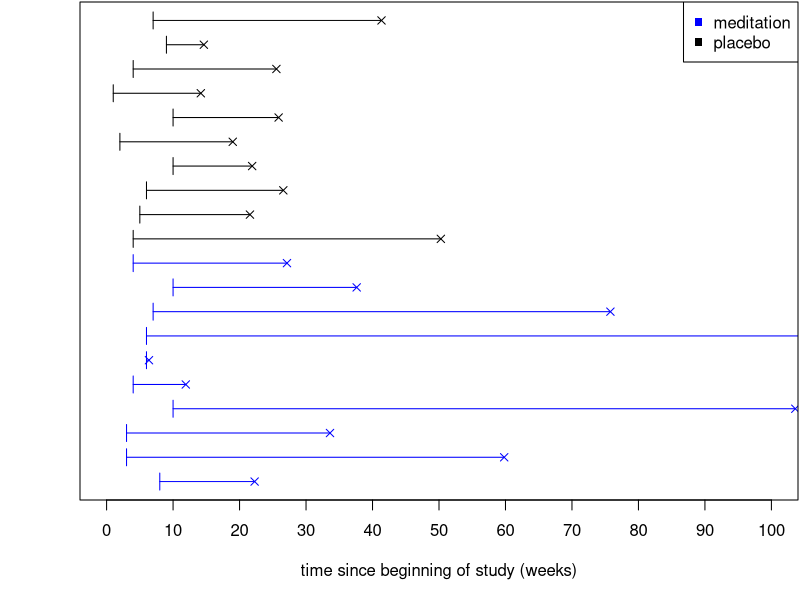
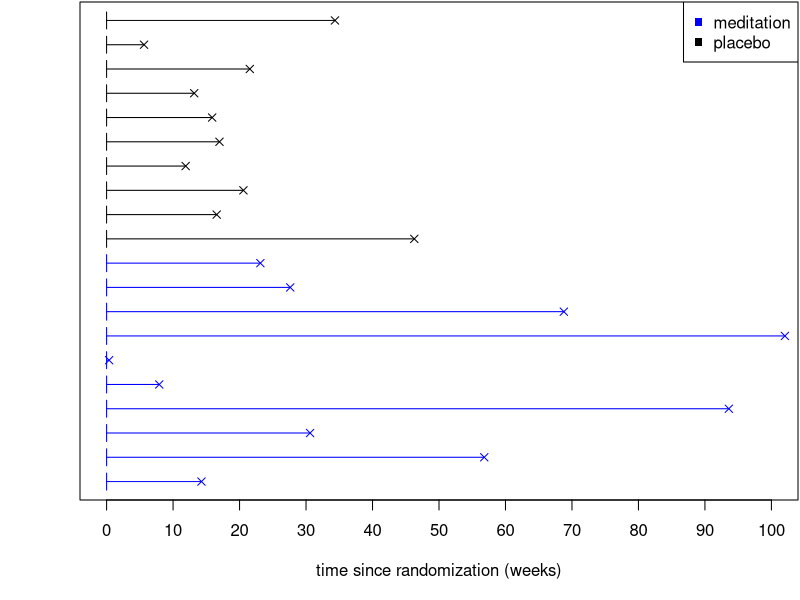
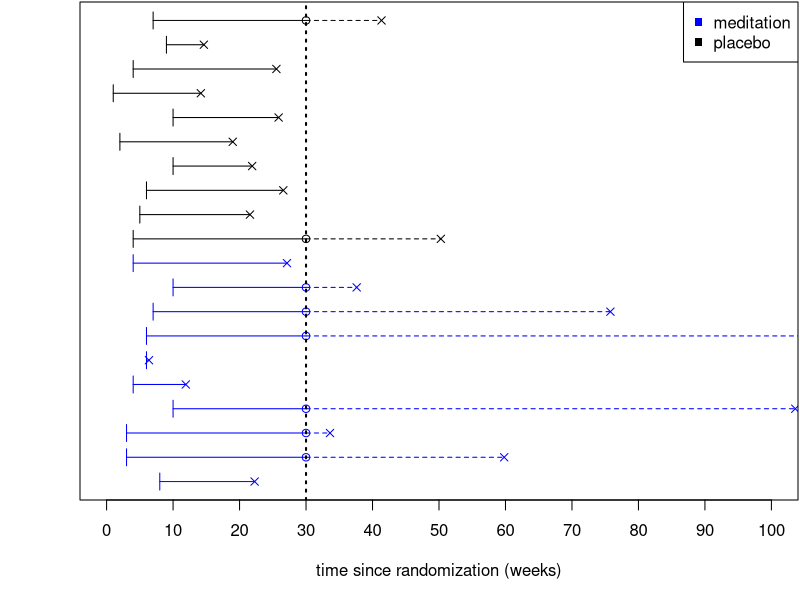
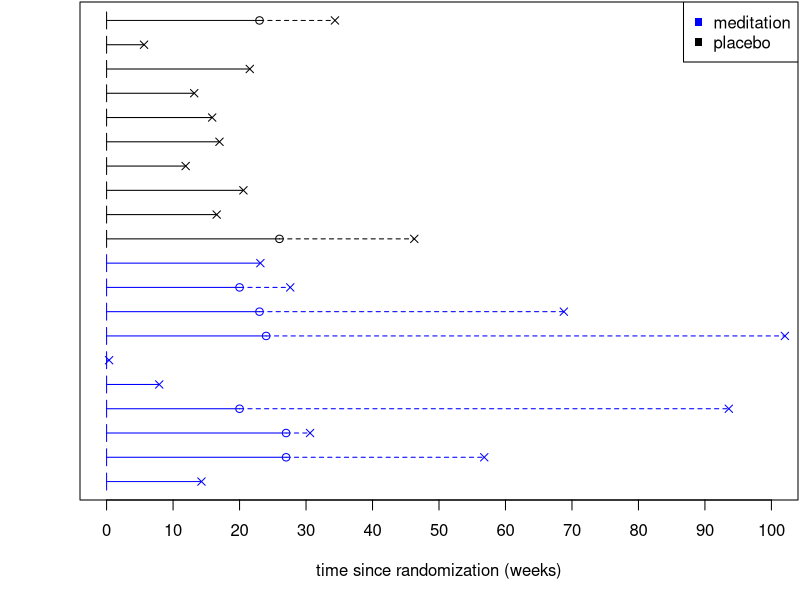

These charts were generated, in order, by the following R code:
# code for chap 3, meditation example

## parameters
n <- 200 # sample size
study_end <- 40 # number of weeks to observe all events
rate_placebo <- 20 # panic attacks/week
rate_tx <- rate_placebo*2
rate_dropout <- 10
n_weeks_in_study <- 30

## generate some times to first severe panic attack, along with treatment assignment
gen_data <- function(n, study_end, rate_placebo, rate_tx, rate_dropout, n_weeks_in_study) {
  ## randomly assign treatment or placebo
  rows <- sample(1:n, n/2)
  tx <- rep(0, n)
  tx[rows] <- 1
  
  ## calculate event times
  event_times <- rexp(n, (1/rate_placebo)^(1-tx)*(1/rate_tx)^(tx)) # weeks
  
  ## calculate censoring times
  censor_times <- rexp(n, 1/rate_dropout)
  
  ## calculate enrollment times
  enroll_times <- sample(1:10, n, replace = TRUE)
  
  event_times_2 <- event_times + enroll_times
  censor_times_2 <- censor_times + enroll_times
  censor_times_3 <- pmax(censor_times, n_weeks_in_study)
  
  obs_time <- pmin(censor_times_3, event_times_2) - enroll_times
  
  ## compare to get events
  events <- as.numeric(event_times_2 < censor_times_3)
  return(data.frame(tx = tx, event_times = event_times_2, censor_times = censor_times_3, enroll_times = enroll_times, event = events, obs_time = obs_time))
}

## generate some data
set.seed(4747)
dat <- gen_data(n, study_end, rate_placebo, rate_tx, rate_dropout, n_weeks_in_study)
head(dat)

## look at only some of them
paste(round(subset(dat, tx == 1)$event_times[1:8] - subset(dat, tx == 1)$enroll_times[1:8], 2), collapse = " & ")
paste(round(subset(dat, tx == 0)$event_times[1:8] - subset(dat, tx == 0)$enroll_times[1:8], 2), collapse = " & ")

## get a subset of the data, for plotting
sub_tx <- subset(dat, tx == 1)[1:10, ]
sub_placebo <- subset(dat, tx == 0)[1:10, ]
sub_dat <- data.frame(tx = c(rep(1, 10), rep(0, 10)), event_times = c(sub_tx$event_times, sub_placebo$event_times),
                             censor_times = c(sub_tx$censor_times, sub_placebo$censor_times),
                             enroll_times = c(sub_tx$enroll_times, sub_placebo$enroll_times),
                            obs_times = c(sub_tx$obs_time, sub_placebo$obs_time),
                            events = c(sub_tx$event, sub_placebo$event))

fig_width <- 1024
fig_height <- 1024
fig_res <- 200


## plot with enrollment shift
png("lecture/chapter_3/figs/meditation_observed_study_time.png", width = fig_width, height = fig_height, units = "px", res = fig_res)
par(mar = c(5, 4, 0.1, 0.1))
plot(sub_dat$event_times, 1:20, pch = 4, col = ifelse(sub_dat$tx == 1, "blue", "black"),
     axes = FALSE, ylab = "", xlab = "time since beginning of study (weeks)",
     xlim = c(0, 100))
# make lines from enrollment time to now
arrows(x0 = sub_dat$enroll_times, y0 = 1:20,
       x1 = sub_dat$event_times, y1 = 1:20,
       col = ifelse(sub_dat$tx == 1, "blue", "black"),
       length = 0)
arrows(x0 = sub_dat$enroll_times, y0 = 1:20 - 0.35,
       x1 = sub_dat$enroll_times, y1 = 1:20 + 0.35,
       col = ifelse(sub_dat$tx == 1, "blue", "black"),
       length = 0)
axis(side = 1, at = seq(0, 100, 10))
box()
legend("topright", legend = c("meditation", "placebo"), col = c("blue", "black"), pch = 15)
dev.off()

# plot with time since randomization
png("lecture/chapter_3/figs/meditation_observed_rand_time.png", width = fig_width, height = fig_height, units = "px", res = fig_res)
par(mar = c(5, 4, 0.1, 0.1))
plot(sub_dat$event_times - sub_dat$enroll_times, 1:20, pch = 4, col = ifelse(sub_dat$tx == 1, "blue", "black"),
     axes = FALSE, ylab = "", xlab = "time since randomization (weeks)",
     xlim = c(0, 100))
# make lines from enrollment time to now
arrows(x0 = 0, y0 = 1:20,
       x1 = sub_dat$event_times - sub_dat$enroll_times, y1 = 1:20,
       col = ifelse(sub_dat$tx == 1, "blue", "black"),
       length = 0)
arrows(x0 = 0, y0 = 1:20 - 0.35,
       x1 = 0, y1 = 1:20 + 0.35,
       col = ifelse(sub_dat$tx == 1, "blue", "black"),
       length = 0)
axis(side = 1, at = seq(0, 100, 10))
box()
legend("topright", legend = c("meditation", "placebo"), col = c("blue", "black"), pch = 15)
dev.off()

## plot with censoring (circle at censoring time); since beginning of study
png("lecture/chapter_3/figs/meditation_censored_study_time.png", width = fig_width, height = fig_height, units = "px", res = fig_res)
par(mar = c(5, 4, 0.1, 0.1))
## plot event times
plot(sub_dat$event_times, 1:20, pch = 4, col = ifelse(sub_dat$tx == 1, "blue", "black"),
     axes = FALSE, ylab = "", xlab = "time since randomization (weeks)",
     xlim = c(0, 100))
## plot censoring times, only for those people who had one before the event
censor_first <- sub_dat$censor_times < sub_dat$event_times
points(sub_dat$censor_times[censor_first], (1:20)[censor_first], col = ifelse(sub_dat$tx == 1, "blue", "black")[censor_first])
# make lines from enrollment time to now; solid until first one
arrows(x0 = sub_dat$enroll_times, y0 = 1:20,
       x1 = pmin(sub_dat$event_times, sub_dat$censor_times), y1 = 1:20,
       col = ifelse(sub_dat$tx == 1, "blue", "black"),
       length = 0)
arrows(x0 = sub_dat$enroll_times, y0 = 1:20 - 0.35,
       x1 = sub_dat$enroll_times, y1 = 1:20 + 0.35,
       col = ifelse(sub_dat$tx == 1, "blue", "black"),
       length = 0)
# add dashed lines from censoring to event
arrows(x0 = sub_dat$censor_times[censor_first], y0 = (1:20)[censor_first],
       x1 = sub_dat$event_times[censor_first], y1 = (1:20)[censor_first],
       col = ifelse(sub_dat$tx == 1, "blue", "black")[censor_first],
       length = 0, lty = 2)
# line at week 30 for administrative censoring
abline(v = 30, lty = 3, lwd = 2)
axis(side = 1, at = seq(0, 100, 10))
box()
legend("topright", legend = c("meditation", "placebo"), col = c("blue", "black"), pch = 15)
dev.off()

## plot with censoring (circle at censoring time); since randomization
## plot with censoring (circle at censoring time); since beginning of study
png("lecture/chapter_3/figs/meditation_censored_rand_time.png", width = fig_width, height = fig_height, units = "px", res = fig_res)
par(mar = c(5, 4, 0.1, 0.1))
## plot event times
plot(sub_dat$event_times - sub_dat$enroll_times, 1:20, pch = 4, col = ifelse(sub_dat$tx == 1, "blue", "black"),
     axes = FALSE, ylab = "", xlab = "time since randomization (weeks)",
     xlim = c(0, 100))
## plot censoring times, only for those people who had one before the event
censor_first <- sub_dat$censor_times < sub_dat$event_times
points(sub_dat$censor_times[censor_first] - sub_dat$enroll_times[censor_first], (1:20)[censor_first], col = ifelse(sub_dat$tx == 1, "blue", "black")[censor_first])
# make lines from enrollment time to now; solid until first one
arrows(x0 = 0, y0 = 1:20,
       x1 = pmin(sub_dat$event_times, sub_dat$censor_times) - sub_dat$enroll_times, y1 = 1:20,
       col = ifelse(sub_dat$tx == 1, "blue", "black"),
       length = 0)
arrows(x0 = 0, y0 = 1:20 - 0.35,
       x1 = 0, y1 = 1:20 + 0.35,
       col = ifelse(sub_dat$tx == 1, "blue", "black"),
       length = 0)
# add dashed lines from censoring to event
arrows(x0 = sub_dat$censor_times[censor_first] - sub_dat$enroll_times[censor_first], y0 = (1:20)[censor_first],
       x1 = sub_dat$event_times[censor_first] - sub_dat$enroll_times[censor_first], y1 = (1:20)[censor_first],
       col = ifelse(sub_dat$tx == 1, "blue", "black")[censor_first],
       length = 0, lty = 2)
# line at week 30 for administrative censoring
axis(side = 1, at = seq(0, 100, 10))
box()
legend("topright", legend = c("meditation", "placebo"), col = c("blue", "black"), pch = 15)
dev.off()

## look at only some of them
sub_dat$survobj <- survival::Surv(sub_dat$obs_times, sub_dat$events)
library(survival)
paste(print(subset(sub_dat, tx == 1)$survobj[1:8], digits = 2), collapse = " & ")
paste(print(subset(sub_dat, tx == 0)$survobj[1:8], digits = 2), collapse = " & ")
